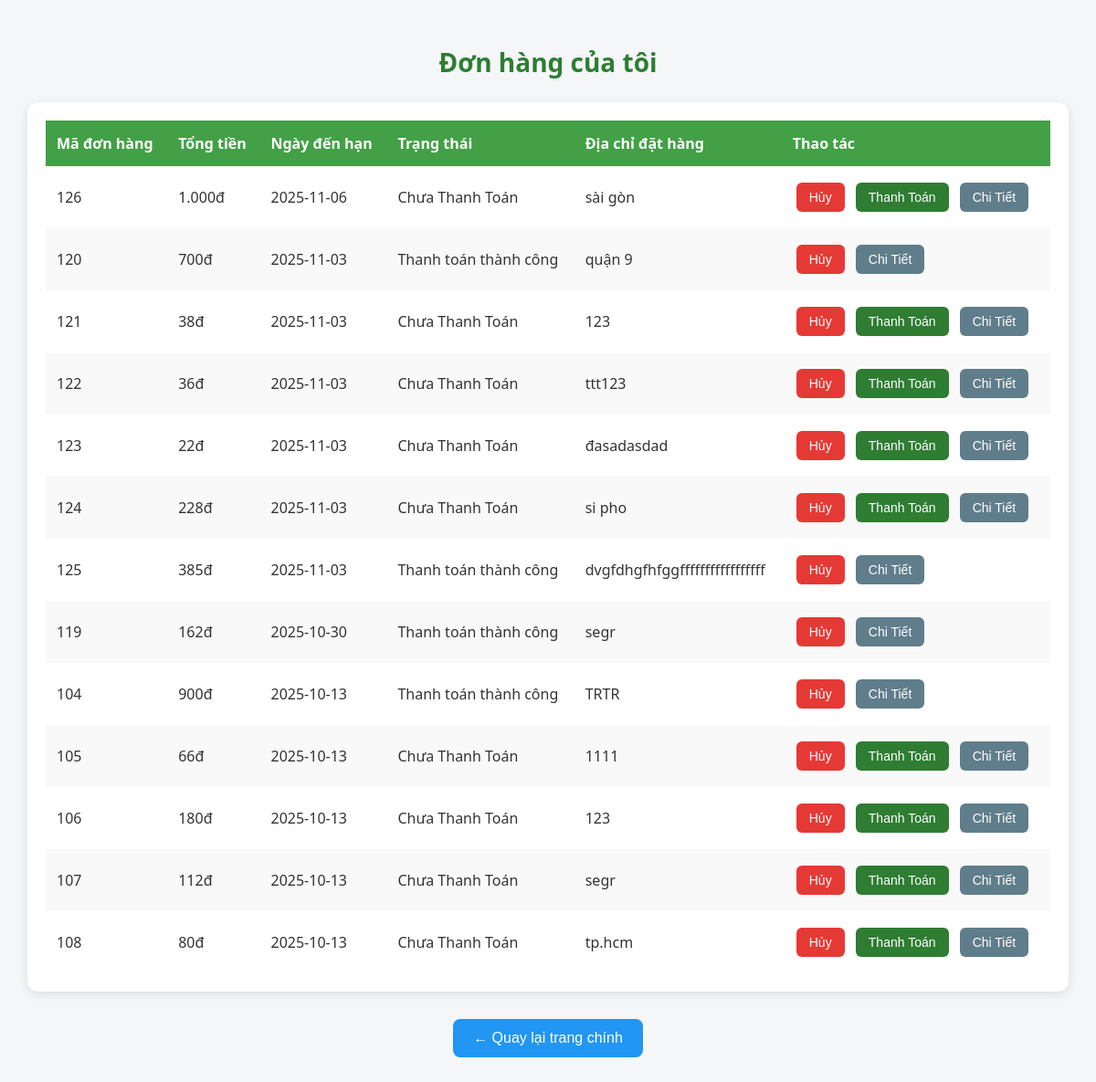
Before: /views/Invoice/donhang.php (signed in) with the older database file.
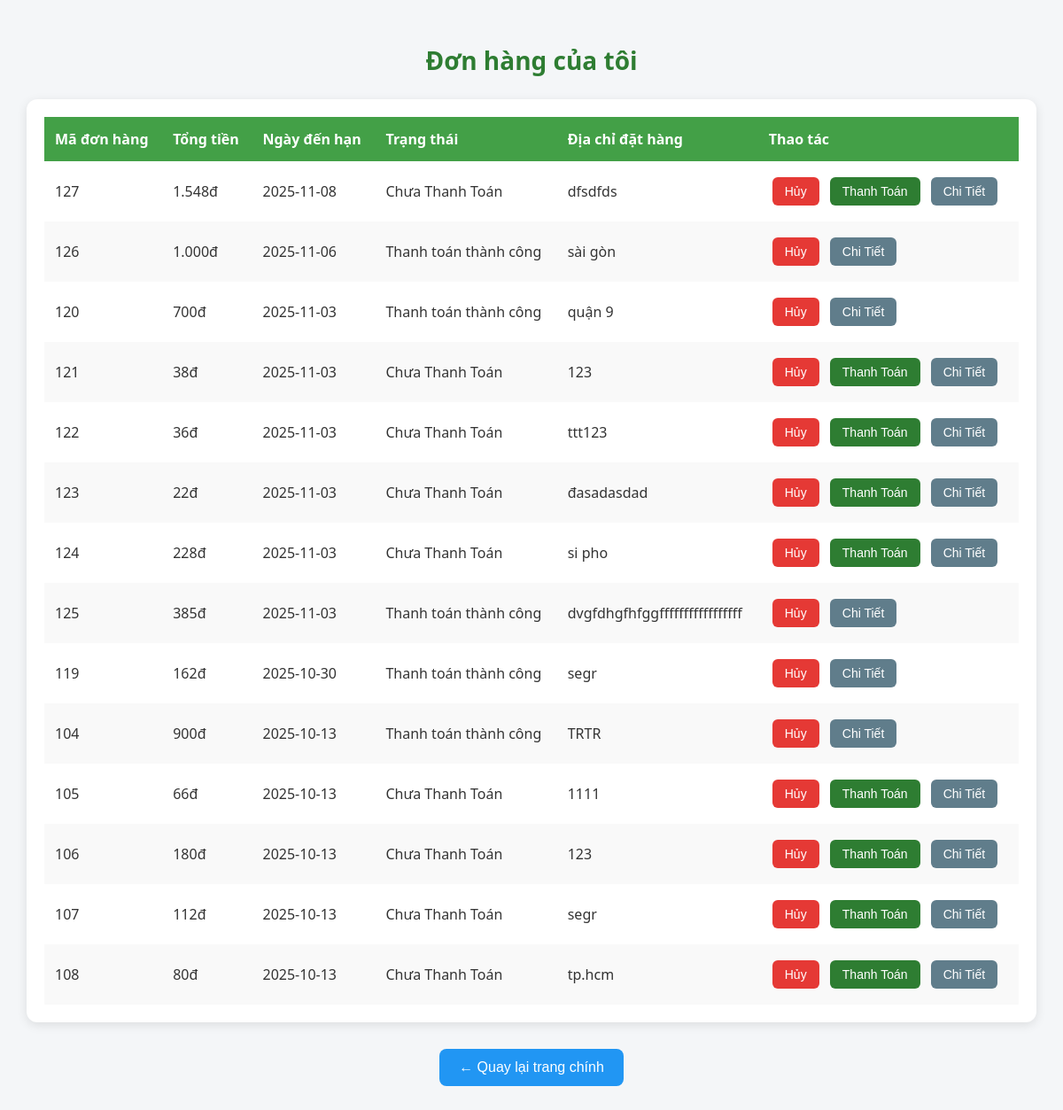
After: the same page with the newer database file.
### tables this page shows
CREATE TABLE `invoice` (
  `invoice_id` int(11) NOT NULL,
  `invoice_date` date NOT NULL,
  `payment_status` varchar(25) NOT NULL,
  `total_amount` decimal(10,3) NOT NULL,
  `due_date` date NOT NULL,
  `billing_address` varchar(255) DEFAULT NULL,
  `user_id` int(11) NOT NULL,
  `recipient_name` varchar(255) NOT NULL,
  `phone` varchar(20) NOT NULL,
  `notes` text DEFAULT NULL
);

### views/Invoice/donhang.php (the view, shortened to what this page needs)
<?php
require_once('../../model/config.php');
$user_id = $_SESSION['user_id'];
$sql = "SELECT i.invoice_id, i.invoice_date, i.payment_status, i.total_amount,
               i.due_date, i.billing_address
        FROM Invoice i
        WHERE i.user_id = ?
        ORDER BY i.invoice_date DESC";
$stmt = $conn->prepare($sql);
$stmt->bind_param("i", $user_id);
$stmt->execute();
$result = $stmt->get_result();
$invoices = $result->fetch_all(MYSQLI_ASSOC);
?>
<!DOCTYPE html>
<html lang="vi">
<head>
</head>
<body>
<h1>Đơn hàng của tôi</h1>
<div class="table-container">
    <?php if (!empty($invoices)): ?>
        <table>
            <thead>
                <tr>
                    <th>Mã đơn hàng</th>
                    <th>Tổng tiền</th>
                    <th>Ngày đến hạn</th>
                    <th>Trạng thái</th>
                    <th>Địa chỉ đặt hàng</th>
                    <th>Thao tác</th>
                </tr>
            </thead>
            <tbody>
                <?php foreach ($invoices as $invoice): ?>
                    <tr>
                        <td><?php echo $invoice['invoice_id']; ?></td>
                        <td><?php echo number_format($invoice['total_amount'], 0, ',', '.'); ?>đ</td>
                        <td><?php echo $invoice['due_date']; ?></td>
                        <td><?php echo htmlspecialchars($invoice['payment_status']); ?></td>
                        <td><?php echo htmlspecialchars($invoice['billing_address']); ?></td>
                        <td class="action-buttons">
                            <form action="../../control/index.php?chucnang=cancel_order" method="post">
                                <button type="submit" name="action" value="cancel_order" onclick="return confirm('Bạn có chắc muốn hủy đơn hàng này không?');">Hủy</button>
                            </form>
                            <?php if ($invoice['payment_status'] == 'Chưa Thanh Toán'): ?>
                                <form action="./thanhtoan.php?invoice_id=<?php echo $invoice['invoice_id']; ?>" method="post">
                                    <button type="submit" name="action" value="process_payment" onclick="return confirm('Bạn có chắc chắn muốn thanh toán đơn hàng này?');">Thanh Toán</button>
                                </form>
                            <?php endif; ?>
                            <form action="set_invoice_session.php" method="post">
                                <button type="submit">Chi Tiết</button>
                            </form>
                        </td>
                    </tr>
                <?php endforeach; ?>
            </tbody>
        </table>
    <?php else: ?>
        <p class="empty-message">Bạn chưa có hóa đơn nào.</p>
    <?php endif; ?>
</div>
<button onclick="window.location.href='../../index.php';" class="back-btn">← Quay lại trang chính</button>
</body>
</html>

### views/Invoice/donhang.php (style rules this page uses)
body { font-family: 'Segoe UI', Tahoma, sans-serif; background: #f4f6f8; color: #333; margin: 0; padding: 30px 10px; }
h1 { text-align: center; color: #2e7d32; font-size: 28px; margin-bottom: 25px; }
.table-container { background: #fff; border-radius: 12px; box-shadow: 0 3px 12px rgba(0,0,0,0.1); overflow-x: auto; padding: 20px; max-width: 1100px; margin: 0 auto; }
table { width: 100%; border-collapse: collapse; font-size: 16px; }
thead { background: #43a047; color: white; }
th, td { padding: 14px 12px; text-align: left; }
tr:nth-child(even) { background: #f9f9f9; }
th { font-weight: 600; }
.action-buttons form { display: inline-block; margin: 4px; }
button { border: none; border-radius: 6px; padding: 8px 14px; font-size: 14px; color: white; cursor: pointer; transition: all 0.3s ease; }
button[name="action"][value="cancel_order"] { background-color: #e53935; }
button[name="action"][value="process_payment"], button[type="submit"][value="process_payment"] { background-color: #2e7d32; }
button[type="submit"]:not([name="action"]) { background-color: #607d8b; }
.back-btn { display: block; margin: 30px auto 0; background: #2196f3; color: white; border: none; padding: 12px 22px; border-radius: 8px; font-size: 16px; cursor: pointer; transition: 0.3s; }

Changed rows visible on the page:
added invoice: invoice_id "127", total_amount "1.548", due_date "2025-11-08", payment_status "Chưa Thanh Toán", billing_address "dfsdfds"
changed invoice "sài gòn": payment_status "Chưa Thanh Toán" → "Thanh toán thành công"; no longer shows "Thanh Toán"
